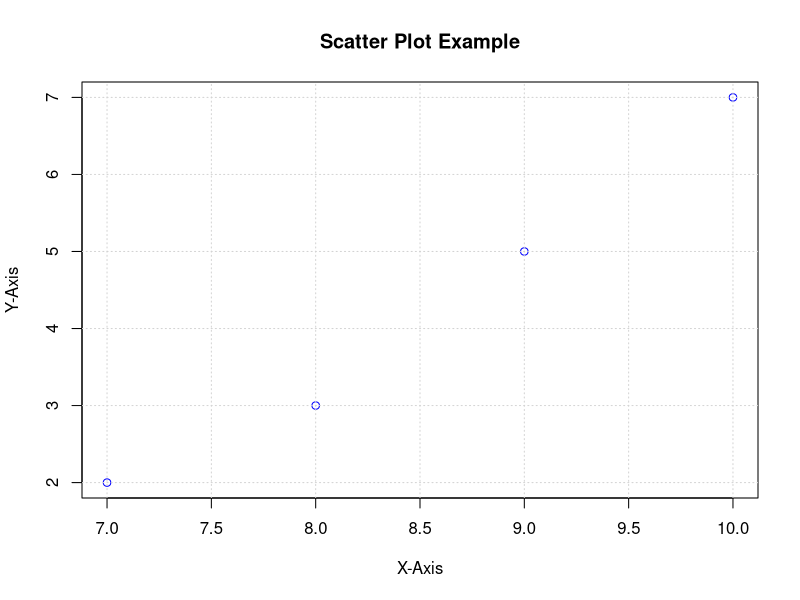

The R script that drew this image:
x <- c( 7, 8, 9, 10)
y <- c(2, 3, 5, 7)
plot(x, y,
     main="Scatter Plot Example",
     xlab="X-Axis",
     ylab="Y-Axis",
     col="blue")
grid()
